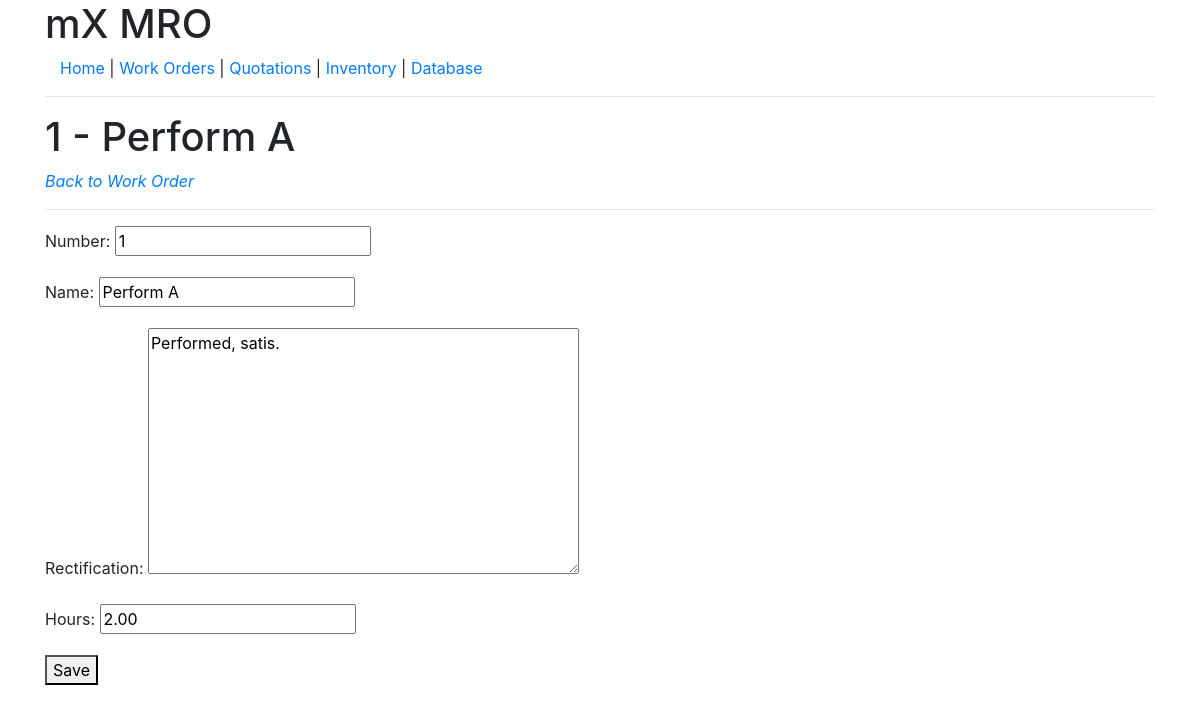
The page /workorders/detail/MLA-2018-0001/4/ on the database its author committed.
### workorders/models.py (models this page shows, shortened)
class Task(models.Model):
	workorder 			= models.ForeignKey(WorkOrder)
	ata_chapter			= models.TextField(blank = True, null = True)
	number 				= models.IntegerField(blank = False, null = False, default = 0)
	name 				= models.CharField(max_length=500)
	rectification 		= models.TextField(blank=True, null=True)
	date 				= models.DateTimeField(blank=True, null=True)
	hours 				= models.DecimalField(blank=True, null=True, decimal_places = 2, max_digits=4)
	hours_invoiced		= models.DecimalField(blank=True, null=True, decimal_places = 2, max_digits=4)
	complete 			= models.BooleanField(default=False)
	locked 				= models.BooleanField(default=False)

### workorders/views.py (the view)
# urls.py: url(r'^detail/(?P<number>[\w-]+)/(?P<pk>\d+)/$', TaskDetailView.as_view(), name='task'),
class TaskDetailView(UpdateView):
	form_class = TaskDetailForm
	template_name = 'workorders/task_detail.html'
	def get_queryset(self):
		return Task.objects.all()

### workorders/forms.py
class TaskDetailForm(forms.ModelForm):
	class Meta:
		model = Task
		fields = [
			'number',
			'name',
			'rectification',
			'hours'
		]

### workorders/models.py (called while the page is built)
	def get_absolute_url(self):
		return reverse("workorders:detail", kwargs={'number':self.number})

### workorders/templates/workorders/task_detail.html (shortened to what this page needs)
{% extends "base.html" %}
{% block content %}
<h1> {{object.number}} - {{object.name}} </h1>
<i><a href="{{object.workorder.get_absolute_url}}">Back to Work Order</a></i>
<hr />
<form method="POST"> {% csrf_token %}
	{{ form.as_p }}
	<button type='submit'>Save</button>
</form>
{% endblock %}

### rows shown on the page
Task: number "1", name "Perform A", rectification "Performed, satis.", hours "2.00"
